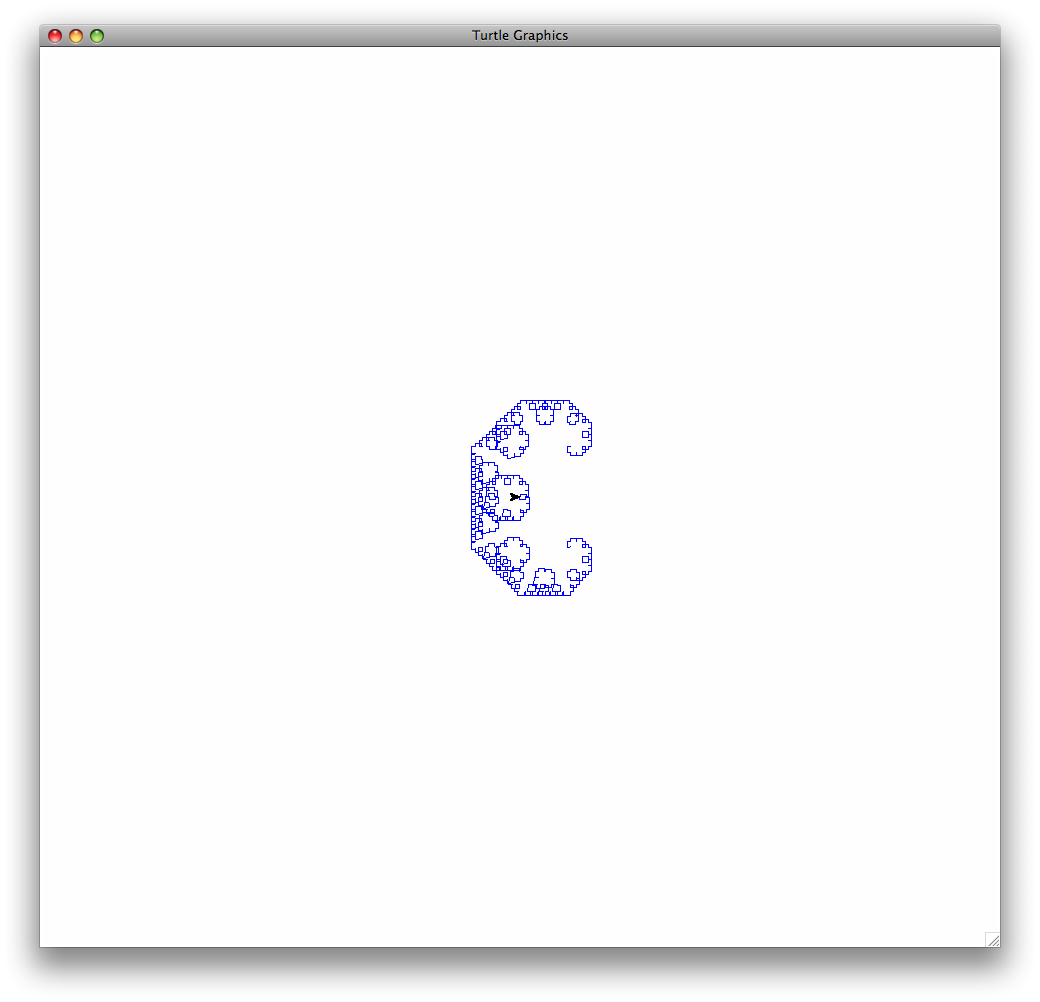

The Python source for this figure:
#!/usr/bin/env python

# -------
# Draw.py
# -------

from turtle import Turtle

def draw_line (t, x1, y1, x2, y2) :
    t.up()
    t.setx(x1)
    t.sety(y1)
    t.down()
    t.goto(x2, y2)

def draw_curve (t, x1, y1, x2, y2, l) :
    if l == 0 :
        draw_line(t, x1, y1, x2, y2)
    else :
        xm = (x1 + x2 + y1 - y2) / 2
        ym = (x2 + y1 + y2 - x1) / 2
        draw_curve (t, x1, y1, xm, ym, l - 1)
        draw_curve (t, xm, ym, x2, y2, l - 1)

t = Turtle()
assert t.isdown()
assert t.pencolor() == "black"
assert t.position() == (0, 0)
t.pencolor("blue")
draw_curve(t, 50, -50, 50, 50, 10)
raw_input()
